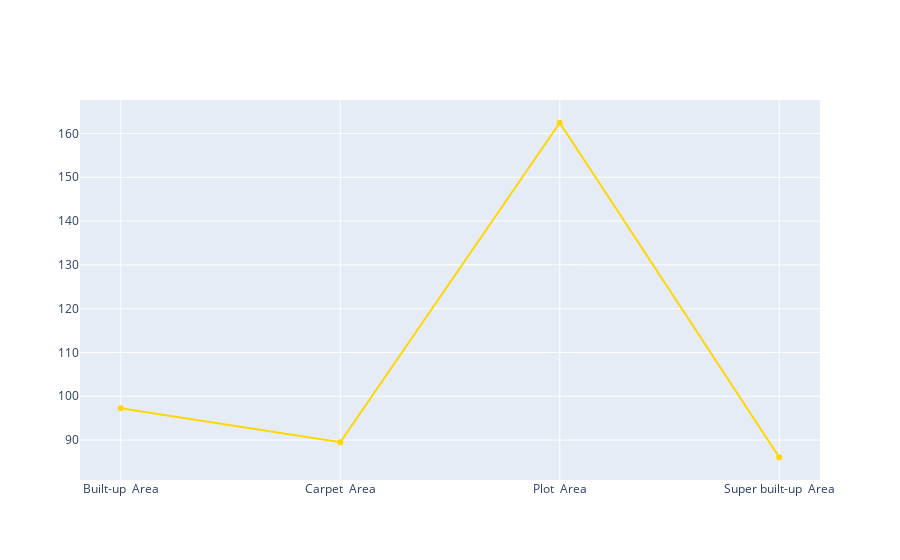

The cell this chart's notebook holds for it:
### Code cell
areatype = df.groupby('area_type')['price'].aggregate('mean').reset_index()
fig = go.Figure() 
fig.add_trace(go.Scatter(x=areatype['area_type'].tolist(), 
                         y=areatype['price'].tolist(),
                         line = dict(color='gold'),
                         mode='lines+markers'))
fig.show()

### Figure 1 — Plotly figure (JSON) as saved in the notebook; plotly's stock layout.template omitted (floating-point values rounded to 4 significant figures)
{"data": [{"line": {"color": "gold"}, "mode": "lines+markers", "type": "scatter", "x": ["Built-up  Area", "Carpet  Area", "Plot  Area", "Super built-up  Area"], "y": [97.28, 89.5, 162.4, 86.08]}], "layout": {}}
